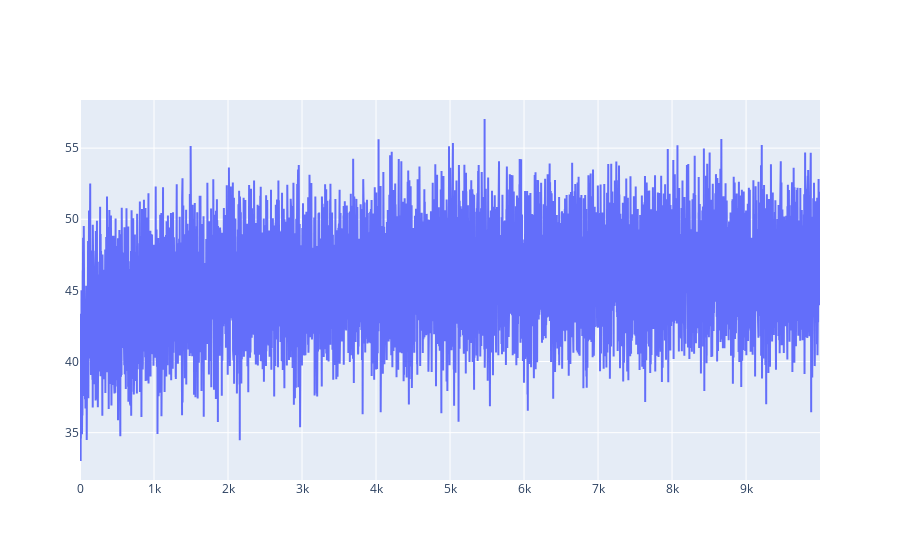

Notebook cell for this chart:
### Code cell
fig = go.Figure()
#fig.add_trace(go.Scatter(x=index, y=temp))
fig.add_trace(go.Scatter(x=index, y=transition + temp))
fig.show()

### Figure 1 — Plotly figure (JSON) as saved in the notebook; plotly's stock layout.template omitted (floating-point values rounded to 4 significant figures; data arrays with more than 128 entries replaced by an {"elided": "..."} marker saying what was removed)
{"data": [{"type": "scatter", "x": {"elided": "10000 int values"}, "y": {"elided": "10000 float values"}}], "layout": {"autosize": true, "xaxis": {"autorange": true, "range": [0, 9999], "type": "linear"}, "yaxis": {"autorange": true, "range": [31.67, 58.38], "type": "linear"}}}
